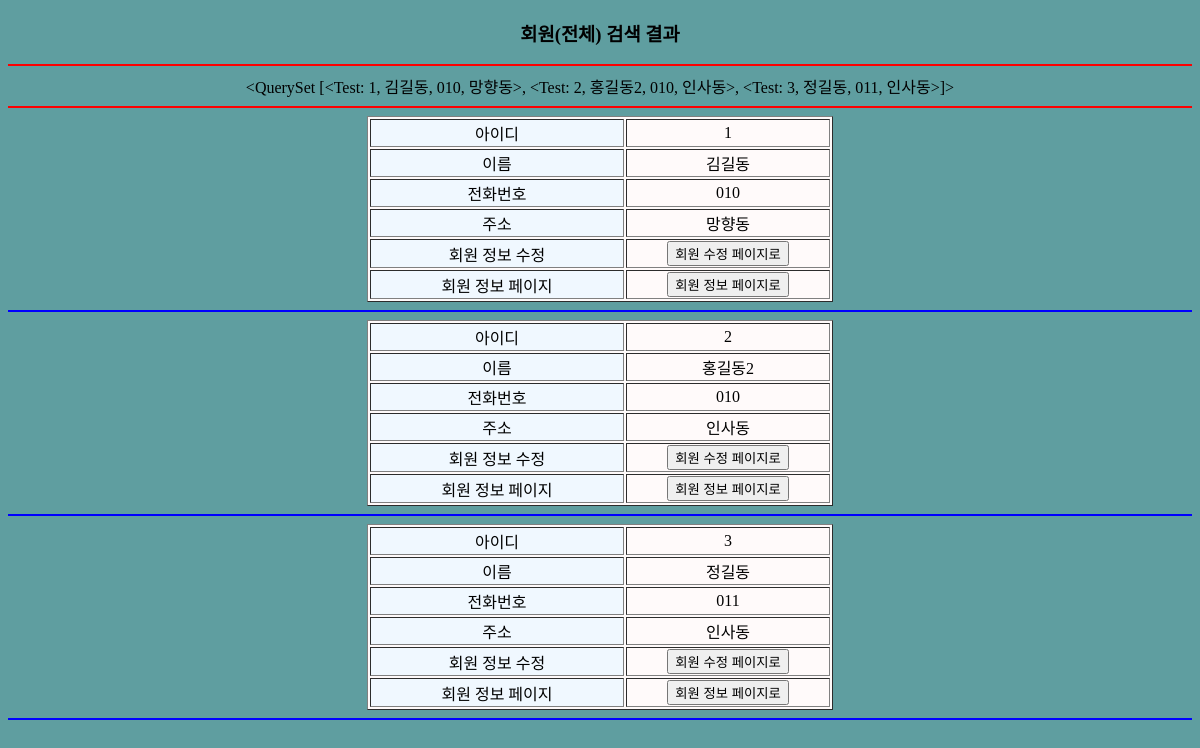
Page /member/all on the committed database.
### member/models.py (models this page shows)
class Test(models.Model):
    name = models.CharField(max_length=200)
    tel = models.CharField(max_length=200)
    addr = models.CharField(max_length=200)
    def __str__(self):
        return str(self.id) + ", " + \
               self.name + ", " + \
               self.tel + ", " + \
               self.addr

### member/views.py (the view)
# urls.py: path('member/all', member.views.all),
def all(req):
    all = Test.objects.all()
    context = {'all' : all}
    return render(req, 'member/all.html', context)

### templates/member/all.html (shortened to what this page needs)
<!DOCTYPE html>
<html lang="en">
<head>
</head>
<body bgcolor=#e9967a>
<h3>회원(전체) 검색 결과 {{ test }}</h3>
<hr color="red">
{{ all }}
<hr color="red">
{% for one in all %}
<table border="1">
    <tr>
        <td class="c1">아이디</td>
        <td width="200">
            {{ one.id }}
        </td>
    </tr>
    <tr>
        <td class="c1">이름</td>
        <td width="200">
            {{ one.name }}
        </td>
    </tr>
    <tr>
        <td class="c1">전화번호</td>
        <td width="200">
            {{ one.tel }}
        </td>
    </tr>
    <tr>
        <td class="c1">주소</td>
        <td width="200">
            {{ one.addr }}
        </td>
    </tr>
    <tr>
        <td class="c1">회원 정보 수정</td>
        <td colspan="2">
            <a href="/member/up/{{ one.id }}">
                <button>회원 수정 페이지로</button>
            </a>
        </td>
    </tr>
    <tr>
        <td class="c1">회원 정보 페이지</td>
        <td colspan="2">
            <a href="/member">
                <button>회원 정보 페이지로</button>
            </a>
        </td>
    </tr>
</table><hr color="blue">
{% endfor %}
</body>
</html>

### templates/member/all.html (style rules this page uses)
* { text-align: center; }
body { background: cadetblue; }
td { text-align: center; }
table { background: snow; margin-left:auto; margin-right:auto; }
.c1 { background: aliceblue; width: 250px; }

### rows in the picture
Test: id+name+tel "<QuerySet [<Test: 1, 김길동, 010, 망향동>, <Test: 2, 홍길동2, 010, 인사동>, <Test: 3, 정길동, 011, 인사동>]>", id "1", name "김길동", tel "010", addr "망향동"
Test: id "2", name "홍길동2", tel "010", addr "인사동"
Test: id "3", name "정길동", tel "011", addr "인사동"
